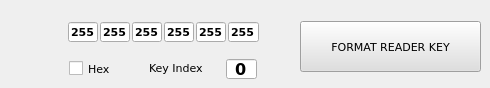
     <widget class="QWidget" name="tbReaderKey">
      <attribute name="title">
       <string>New Reader Key</string>
      </attribute>
      <widget class="QCheckBox" name="chkHexReaderKey">
       <property name="geometry">
        <rect>
         <x>69</x>
         <y>60</y>
         <width>70</width>
         <height>17</height>
        </rect>
       </property>
       <property name="font">
        <font>
         <family>Verdana</family>
         <pointsize>8</pointsize>
        </font>
       </property>
       <property name="cursor">
        <cursorShape>PointingHandCursor</cursorShape>
       </property>
       <property name="text">
        <string>Hex</string>
       </property>
      </widget>
      <widget class="QPushButton" name="btnFormatReadKey">
       <property name="geometry">
        <rect>
         <x>300</x>
         <y>21</y>
         <width>181</width>
         <height>51</height>
        </rect>
       </property>
       <property name="palette">
        <palette>
         <active>
          <colorrole role="Button">
           <brush brushstyle="SolidPattern">
            <color alpha="255">
             <red>223</red>
             <green>223</green>
             <blue>223</blue>
            </color>
           </brush>
          </colorrole>
          <colorrole role="Base">
           <brush brushstyle="SolidPattern">
            <color alpha="255">
             <red>223</red>
             <green>223</green>
             <blue>223</blue>
            </color>
           </brush>
          </colorrole>
          <colorrole role="Window">
           <brush brushstyle="SolidPattern">
            <color alpha="255">
             <red>223</red>
             <green>223</green>
             <blue>223</blue>
            </color>
           </brush>
          </colorrole>
         </active>
         <inactive>
          <colorrole role="Button">
           <brush brushstyle="SolidPattern">
            <color alpha="255">
             <red>223</red>
             <green>223</green>
             <blue>223</blue>
            </color>
           </brush>
          </colorrole>
          <colorrole role="Base">
           <brush brushstyle="SolidPattern">
            <color alpha="255">
             <red>223</red>
             <green>223</green>
             <blue>223</blue>
            </color>
           </brush>
          </colorrole>
          <colorrole role="Window">
           <brush brushstyle="SolidPattern">
            <color alpha="255">
             <red>223</red>
             <green>223</green>
             <blue>223</blue>
            </color>
           </brush>
          </colorrole>
         </inactive>
         <disabled>
          <colorrole role="Button">
           <brush brushstyle="SolidPattern">
            <color alpha="255">
             <red>223</red>
             <green>223</green>
             <blue>223</blue>
            </color>
           </brush>
          </colorrole>
          <colorrole role="Base">
           <brush brushstyle="SolidPattern">
            <color alpha="255">
             <red>223</red>
             <green>223</green>
             <blue>223</blue>
            </color>
           </brush>
          </colorrole>
          <colorrole role="Window">
           <brush brushstyle="SolidPattern">
            <color alpha="255">
             <red>223</red>
             <green>223</green>
             <blue>223</blue>
            </color>
           </brush>
          </colorrole>
         </disabled>
        </palette>
       </property>
       <property name="font">
        <font>
         <family>Verdana</family>
         <pointsize>8</pointsize>
         <weight>50</weight>
         <bold>false</bold>
        </font>
       </property>
       <property name="cursor">
        <cursorShape>PointingHandCursor</cursorShape>
       </property>
       <property name="autoFillBackground">
        <bool>false</bool>
       </property>
       <property name="styleSheet">
        <string notr="true">background-color: rgb(223, 223, 223);</string>
       </property>
       <property name="text">
        <string>FORMAT READER KEY</string>
       </property>
       <property name="flat">
        <bool>false</bool>
       </property>
      </widget>
      <widget class="QLabel" name="lblKeyIndex">
       <property name="geometry">
        <rect>
         <x>149</x>
         <y>60</y>
         <width>71</width>
         <height>16</height>
        </rect>
       </property>
       <property name="font">
        <font>
         <family>Verdana</family>
         <pointsize>8</pointsize>
        </font>
       </property>
       <property name="text">
        <string>Key Index</string>
       </property>
      </widget>
      <widget class="QLineEdit" name="txtKeyIndex">
       <property name="geometry">
        <rect>
         <x>226</x>
         <y>59</y>
         <width>31</width>
         <height>20</height>
        </rect>
       </property>
       <property name="font">
        <font>
         <family>Verdana</family>
         <pointsize>12</pointsize>
         <weight>75</weight>
         <bold>true</bold>
        </font>
       </property>
       <property name="text">
        <string>0</string>
       </property>
       <property name="alignment">
        <set>Qt::AlignCenter</set>
       </property>
       <property name="readOnly">
        <bool>true</bool>
       </property>
      </widget>
      <widget class="QLineEdit" name="txtReaderKey5">
       <property name="geometry">
        <rect>
         <x>196</x>
         <y>22</y>
         <width>30</width>
         <height>20</height>
        </rect>
       </property>
       <property name="font">
        <font>
         <family>Verdana</family>
         <pointsize>8</pointsize>
         <weight>75</weight>
         <bold>true</bold>
        </font>
       </property>
       <property name="text">
        <string>255</string>
       </property>
       <property name="maxLength">
        <number>3</number>
       </property>
       <property name="alignment">
        <set>Qt::AlignCenter</set>
       </property>
      </widget>
      <widget class="QLineEdit" name="txtReaderKey6">
       <property name="geometry">
        <rect>
         <x>228</x>
         <y>22</y>
         <width>31</width>
         <height>20</height>
        </rect>
       </property>
       <property name="font">
        <font>
         <family>Verdana</family>
         <pointsize>8</pointsize>
         <weight>75</weight>
         <bold>true</bold>
        </font>
       </property>
       <property name="text">
        <string>255</string>
       </property>
       <property name="maxLength">
        <number>3</number>
       </property>
       <property name="alignment">
        <set>Qt::AlignCenter</set>
       </property>
      </widget>
      <widget class="QLineEdit" name="txtReaderKey3">
       <property name="geometry">
        <rect>
         <x>132</x>
         <y>22</y>
         <width>30</width>
         <height>20</height>
        </rect>
       </property>
       <property name="font">
        <font>
         <family>Verdana</family>
         <pointsize>8</pointsize>
         <weight>75</weight>
         <bold>true</bold>
        </font>
       </property>
       <property name="text">
        <string>255</string>
       </property>
       <property name="maxLength">
        <number>3</number>
       </property>
       <property name="alignment">
        <set>Qt::AlignCenter</set>
       </property>
      </widget>
      <widget class="QLineEdit" name="txtReaderKey1">
       <property name="geometry">
        <rect>
         <x>68</x>
         <y>22</y>
         <width>30</width>
         <height>20</height>
        </rect>
       </property>
       <property name="font">
        <font>
         <family>Verdana</family>
         <pointsize>8</pointsize>
         <weight>75</weight>
         <bold>true</bold>
        </font>
       </property>
       <property name="text">
        <string>255</string>
       </property>
       <property name="maxLength">
        <number>3</number>
       </property>
       <property name="alignment">
        <set>Qt::AlignCenter</set>
       </property>
      </widget>
      <widget class="QLineEdit" name="txtReaderKey4">
       <property name="geometry">
        <rect>
         <x>164</x>
         <y>22</y>
         <width>30</width>
         <height>20</height>
        </rect>
       </property>
       <property name="font">
        <font>
         <family>Verdana</family>
         <pointsize>8</pointsize>
         <weight>75</weight>
         <bold>true</bold>
        </font>
       </property>
       <property name="text">
        <string>255</string>
       </property>
       <property name="maxLength">
        <number>3</number>
       </property>
       <property name="alignment">
        <set>Qt::AlignCenter</set>
       </property>
      </widget>
      <widget class="QLineEdit" name="txtReaderKey2">
       <property name="geometry">
        <rect>
         <x>100</x>
         <y>22</y>
         <width>30</width>
         <height>20</height>
        </rect>
       </property>
       <property name="font">
        <font>
         <family>Verdana</family>
         <pointsize>8</pointsize>
         <weight>75</weight>
         <bold>true</bold>
        </font>
       </property>
       <property name="text">
        <string>255</string>
       </property>
       <property name="maxLength">
        <number>3</number>
       </property>
       <property name="alignment">
        <set>Qt::AlignCenter</set>
       </property>
      </widget>
     </widget>
